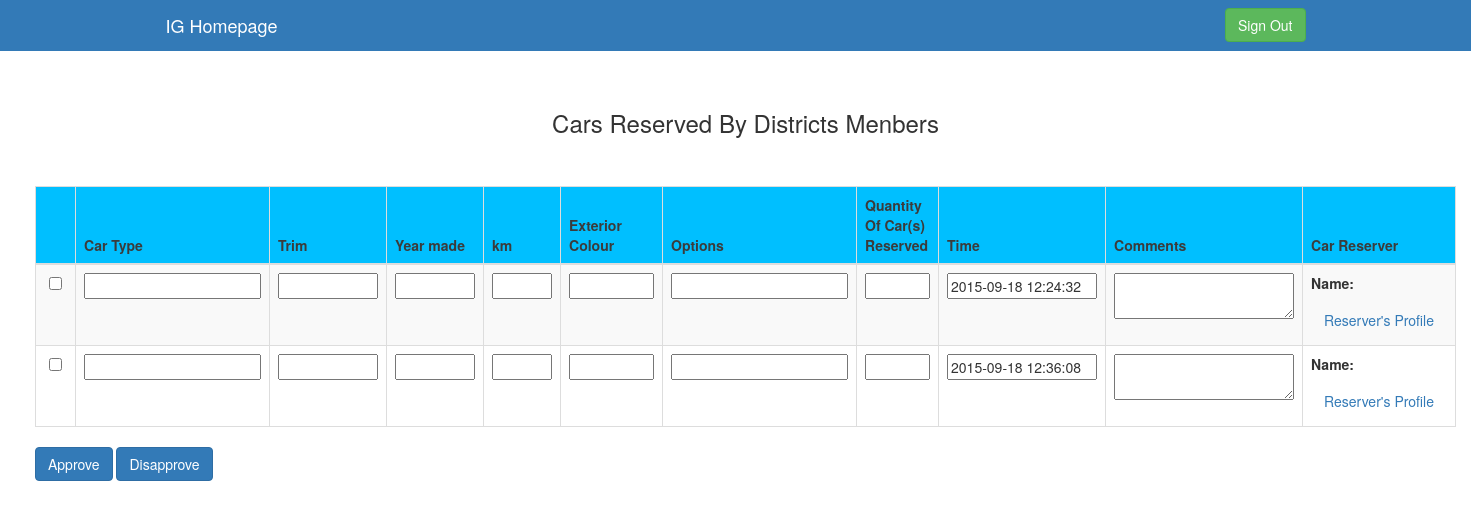
Screenshot of /regional_head_page.php with the database file from the repository.
### tables this page shows
CREATE TABLE IF NOT EXISTS `general_reservation` (
  `reservation_id` int(11) NOT NULL AUTO_INCREMENT,
  `car_type` varchar(50) DEFAULT NULL,
  `year_made` varchar(50) DEFAULT NULL,
  `trim` varchar(50) DEFAULT NULL,
  `km` varchar(50) DEFAULT NULL,
  `exterior_colour` varchar(50) DEFAULT NULL,
  `options` text,
  `comment` longtext NOT NULL,
  `time` timestamp NULL DEFAULT CURRENT_TIMESTAMP ON UPDATE CURRENT_TIMESTAMP,
  `fname` varchar(50) NOT NULL,
  `lname` varchar(50) NOT NULL,
  `mobile_number` varchar(50) NOT NULL,
  `agency` varchar(50) NOT NULL,
  `region_name` varchar(50) NOT NULL,
  `quantity` varchar(50) DEFAULT NULL,
  `reserver` varchar(50) DEFAULT NULL,
  PRIMARY KEY (`reservation_id`)
);

### regional_head_page.php (the view, shortened to what this page needs)
<?php
$con=mysqli_connect("localhost","root","myspace4199","car_sales");
?>
<!DOCTYPE html>
<html lang="en">
  <head>
    <link href="css/bootstrap.min.css" rel="stylesheet">
<link rel="stylesheet" href="css/lightbox.css">
    <link href="jumbotron.css" rel="stylesheet">
  </head>
  <body>
<div><nav class="navbar navbar-inverse navbar-fixed-top">
      <div class="container">
        <div class="navbar-header">
          <a class="navbar-brand" href="regional_head_page.php">IG Homepage</a>
        </div>
         <div id="navbar" class="navbar-collapse collapse">
          <form action="signin_up.php" class="navbar-form navbar-right">
           <button type="submit" class="btn btn-success">Sign Out</button>
          </form>
        </div>
      </div>
    </nav>
 <br>
    <br>
    <div class="container1">
 <div class="row">
     <form id="form1" action="" method="post">
    <table class="table table-striped table-hover table-bordered datatable">
    <thead style="background: #00BFFF; color: White;">
    <tr>
    <th style="width: 50px;"></th>
    <th style="color: #3b3b3b;">Car Type</th>
    <th style="color: #3b3b3b;">Trim</th>
    <th style="color: #3b3b3b;">Year made</th>
    <th style="color: #3b3b3b;">km</th>
    <th style="color: #3b3b3b;">Exterior Colour</th>
    <th style="color: #3b3b3b;">Options</th>
    <th style="color: #3b3b3b;">Quantity Of Car(s) Reserved </th>
    <th style="color: #3b3b3b;">Time </th>
    <th style="color: #3b3b3b;">Comments </th>
    <th style="color: #3b3b3b;">Car Reserver</th>
        </tr>
        </thead>
<tbody>
    <?php
	$region_name = $_SESSION['region_name'];
    $result = mysqli_query($con,"SELECT * FROM general_reservation WHERE region_name ='$region_name' ");
echo "<b><center><h3>Cars Reserved By $region_name Districts Menbers</h3></center></b><br><br>";
while($row=mysqli_fetch_array($result)){
	$reservation_id = $row['reservation_id'];
    ?>
    <tr>
         <td><center><input type="checkbox" name="check[<?php echo $row['reservation_id'];?>]" value="1" ></center> </td>
            <td><input type="" name="car_type[]" value="<?php echo $row['car_type'];?>" readonly></label></td>
            <td><input style="width: 100px" type="" name="trim[]" value="<?php echo $row['trim'];?>" readonly></label></td>
            <td><input style="width: 80px" type="" name="year_made[]" value="<?php echo $row['year_made'];?>" readonly></label></td>
            <td><input style="width: 60px" type="" name="km[]" value="<?php echo $row['km'];?>" readonly></label></td>
            <td><input style=" width: 85px;" type="" name=" exterior_colour[]" value="<?php echo $row['exterior_colour'];?>" readonly></label></td>
            <td><input type="" name="options[]" value="<?php echo $row['options'];?>" readonly></label></td>
            <td><input style="width: 65px" type="" name="quantity[]" value="<?php echo $row['quantity'];?>" readonly></label></td>
            <td><input style="width: 150px" type="" name="time[]" value="<?php echo $row['time'];?>" readonly></label></td>
            <td><textarea style="width: 180px"  type="" name="comment[]" value="<?php echo $row['comment'];?>" readonly><?php echo $row['comment'];?></textarea></td>
            <td><p><strong>Name: </strong><?php echo $row['fname']?> <?php echo $row['lname']?></p>
                <a data-toggle="modal" href="reservation-profile.php?id=<?php echo $reservation_id;?>" data-target="#myModal" class="btn btn-link">Reserver's Profile</a></td>
    </tr>
    <?php	}  ?>
    </tbody>
</table>
<button id="approve" type="submit" name="approve" onclick="submitForm('insertIntoApprovedCars.php')" value="1" class="btn btn-hg btn-primary" >Approve</button>
<button id="unapprove" type="submit" name="unapprove" onclick="submitForm('insertIntoUnapproved.php')" value="2" class="btn btn-hg btn-primary" >Disapprove</button>
 </div>
 </div>
    </div>
  </body>
</html>

### css/lightbox.css (style rules this page uses)
body:after { content: url(../img/close.png) url(../img/loading.gif) url(../img/prev.png) url(../img/next.png); display: none; }

### jumbotron.css (style rules this page uses)
body { padding-top: 50px; padding-bottom: 20px; }

### regional_head_page.php (style rules this page uses)
.container1 { padding-left: 50px; padding-right: 30px; padding-bottom: 30px; float: left; }

### rows the page displays
general_reservation: time "2015-09-18 12:24:32"
general_reservation: time "2015-09-18 12:36:08"
